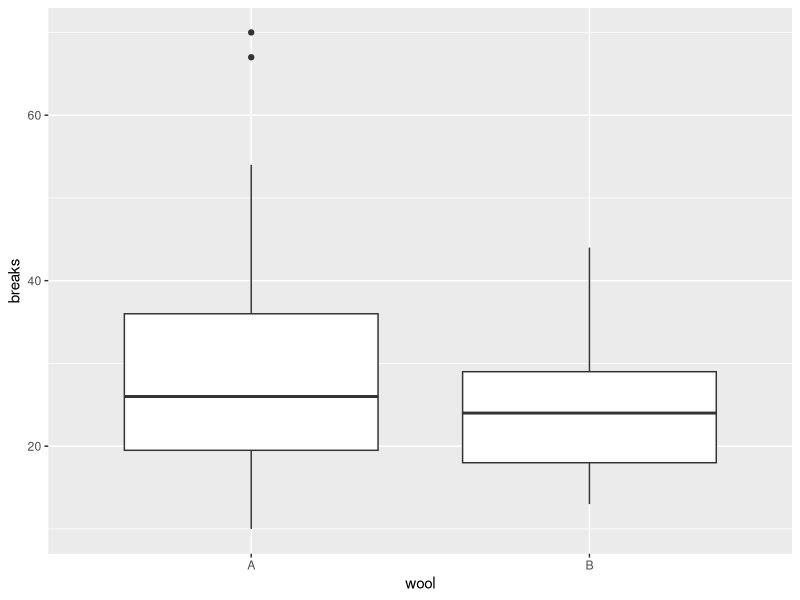
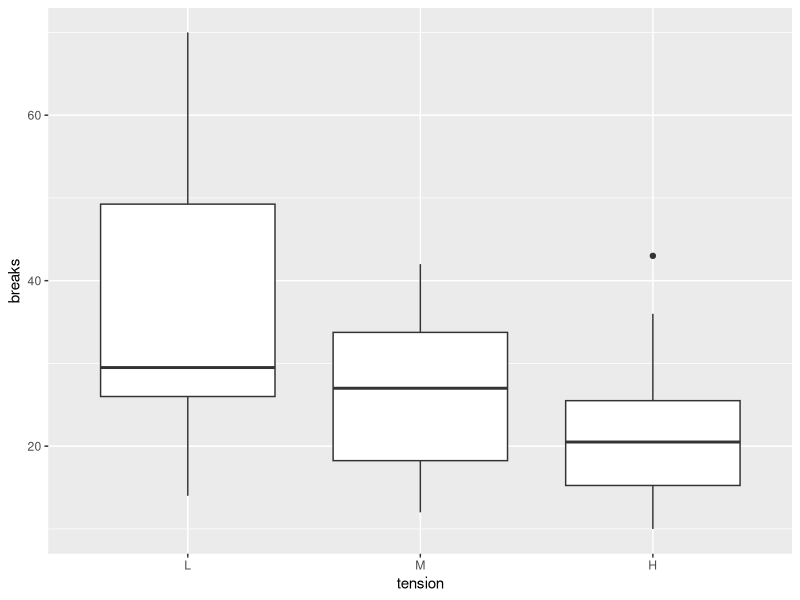
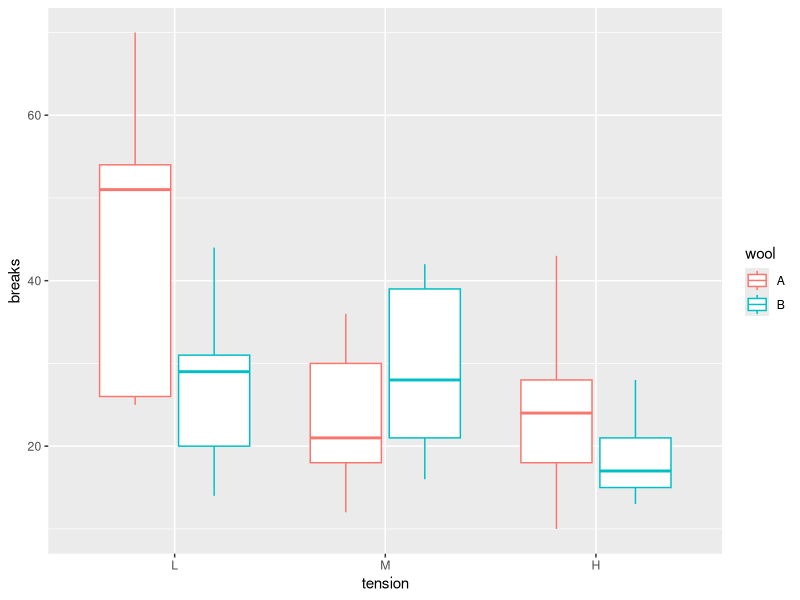
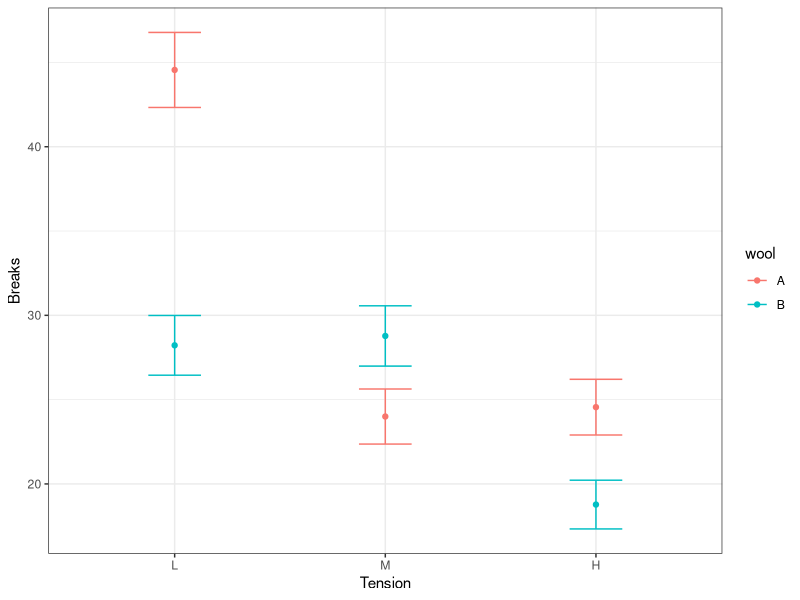
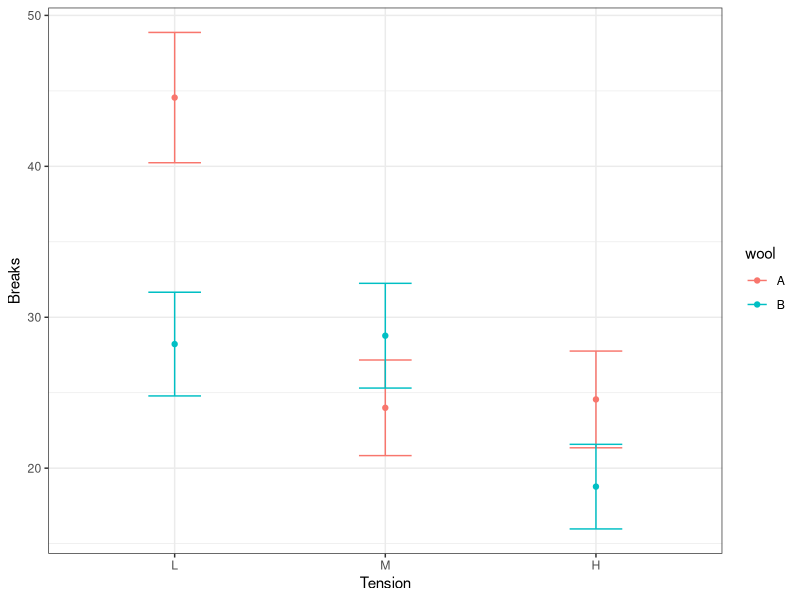
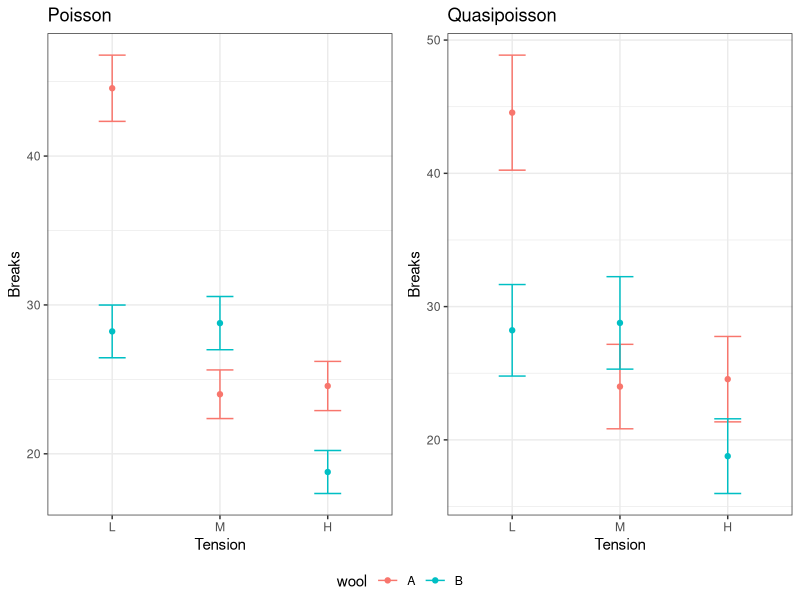

The R source for these figures, in order:


### --------------------------------------------------------------------- ###

### GLM (poisson regression) ####

## Jacob Zeldin, Chicago Botanic Garden ##
## Winter/Spring 2020 ##

### --------------------------------------------------------------------- ###

### You will need the following packages to follow along with the module.
### Use install.packages() with the name of the package in quotes to install.
### ex. install.packages("tidyverse")

library(tidyverse)
library(modelr)
library(broom)
library(ggthemes)
library(car)
library(emmeans)
library(ggpubr)
# You may have data that doesn't conform to the assumptions of a linear regression
# For example, you may be taking 'count' data (ex. leaf numbers, seed germination etc.)
# For this type of data, you may want to build a generlized linear model (GLM) using
# a posisson distribution (as opposed to a normal or binomial dist).

# This type of analysis can get a bit more complicated as we have to check for
# things like over-dispersion... more on that later

# To illustrate this type of analysis, we can use the warpbreaks data built into R

warpbreaks

# This gives us data with two independant (predictor) variables: Wool type and Tension.
# and one dependant variable (response); breaks

# First let's plot our variables a few different ways

ggplot(warpbreaks, aes(wool,breaks)) +
  geom_boxplot()
ggplot(warpbreaks, aes(tension,breaks)) +
  geom_boxplot()
ggplot(warpbreaks, aes(tension,breaks, color = wool)) +
  geom_boxplot()

# looks like there could be an effect of tension and possibly an interaction
# with wool type.

# The setup for a GLM is similar to a linear regression but with a few key differences. We use
# the function glm() and now we need to include the distribution type. Here, we use the poisson
# distrubtion because we are working with count data.

g_mod <- glm(breaks ~ wool + tension + wool:tension, data = warpbreaks, 
             family = poisson)

# Now, maybe we may want to go through model simplification to find the most parsimonious
# model. To do this, we build our simplified model without an interaction for comparison

g_mod2 <- glm(breaks ~ wool + tension, data = warpbreaks, 
              family = poisson)

# To compare GLMs, we use the anova function and specify the test as a Chi square test.

anova(g_mod2,g_mod,test = "Chi")

# The low p-value indicates we should keep the interaction term

# let's look at our model summary
summary(g_mod)


# Here we see that the residual deviance is much higher than our degrees of freedom
# this indiciates over-dispersion in our data. That's not good for our model
# assumptions. Basically it means that there is a large portion of variation in our
# data that is not accounted for in our model. 

# one way to address this problem is to use a quasi-poisson distribution and see if
# that improves our situation. This estimates the disperion parameter beyond 1 which helps
# to account for the extra variance

g_mod_q <- glm(breaks ~ wool + tension + wool:tension, data = warpbreaks, 
               family = quasipoisson)

# We will go through and check if a simplified model is better

g_mod2_q <- glm(breaks ~ wool + tension, data = warpbreaks, 
                family = quasipoisson)

anova(g_mod2_q,g_mod_q, test = "Chi") # we should still keep our interaction


summary(g_mod_q)

# Now if we compare this output to our orignal model, we see that the dispersion parameter
# has been increased to 3.76. We see that the estimates are the
# same, but the std errors are much larger. This accounts for our over-dispersion by
# increasing our uncertainty.

# We can demonstrate this by predicting the results of both models and plotting them

preds1 <- data.frame(unique(warpbreaks[,c("wool","tension")]))
p <- predict(object = g_mod,
             newdata = preds1,type = "response",
             se.fit = T)
preds1$fit <- p$fit
preds1$se <- p$se.fit

preds2 <- data.frame(unique(warpbreaks[,c("wool","tension")]))
p2 <- predict(object = g_mod_q,
              newdata = preds2,type = "response",
              se.fit = T)
preds2$fit <- p2$fit
preds2$se <- p2$se.fit

mod1 <- ggplot(preds1,aes(tension,fit,color = wool))+
  geom_point()+
  geom_errorbar(aes(ymin = fit - se, ymax = fit + se),width = 0.25)+
  ylab("Breaks")+
  xlab("Tension")+
  theme_bw()

mod1

mod2 <- ggplot(preds2,aes(tension,fit,color = wool))+
  geom_point()+
  geom_errorbar(aes(ymin = fit - se, ymax = fit + se),width = 0.25)+
  ylab("Breaks")+
  xlab("Tension")+
  theme_bw()

mod2

# We can use ggarrange() to arrange the plots side by side
ggarrange(mod1+ggtitle("Poisson"),mod2+ggtitle("Quasipoisson"),
          common.legend = T,legend = "bottom")

# We see that our quasi-poisson model has larger error bars. This is important
# because it changes our interpretation of the data. In the first (over-dispersed) model, we might conclude that wool types have different
# breaks (responses) in all tension categories....

# However, in our more conservative second model, we would conclude that this is only
# the case in the low tension category. In the medium and high categories, the error bars
# overlap, meaning we dont have the evidence to say that wool types differ in those
# categories!
